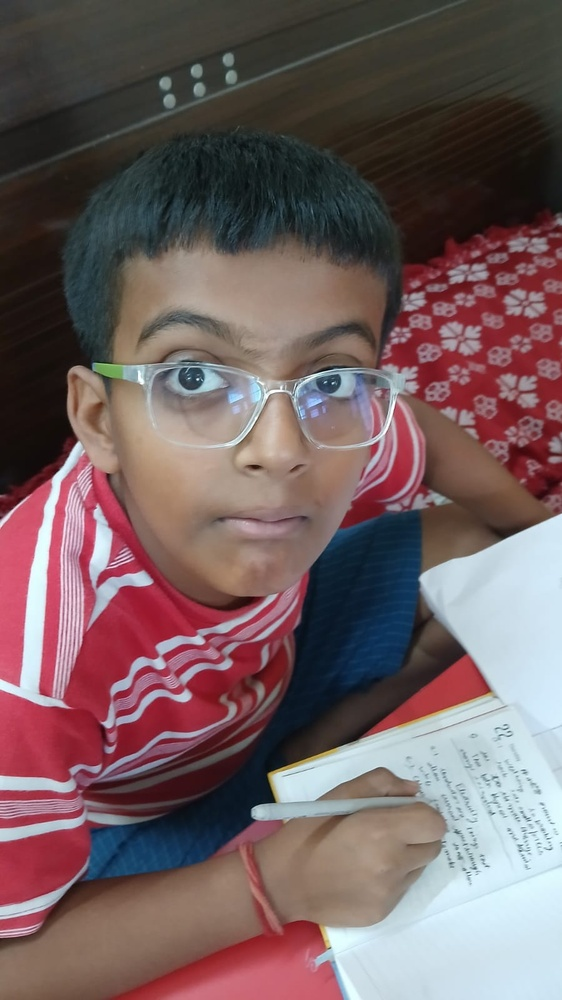
#> input picture known_faces/dev/photo1.jpeg, 562 x 1000 px, shrunk from 900 x 1600 before the run
$ python -i adaptive_processor.py   (imports and definitions only)
#> lines starting #> are read from the running program, lines starting #| are printed output that depends on the picture
#> further down, picture is the input picture: shape (1000, 562, 3); mean B, G, R 96.1, 94.8, 115.1
"""Adaptive Frame Processor — the core research contribution.

Dynamically adjusts frame processing rate based on:
1. Obstacle proximity (from depth map) — closer = process more
2. Scene stability (histogram correlation) — stable = skip more

Key design decisions:
- Uses PREVIOUS frame's depth for current skip decision (no chicken-and-egg)
- Histogram correlation for stability (not hash — robust to noise)
- All metrics are measured, never hardcoded
- Mode-specific strategies (guardian vs reading vs people)

Phase 4 of the research paper implementation.
"""
from __future__ import annotations

import logging
import time
from dataclasses import dataclass, field
from typing import Optional

import cv2
import numpy as np

logger = logging.getLogger(__name__)


@dataclass
class FrameMetrics:
    """Accumulated metrics for paper reporting — all measured, nothing hardcoded."""
    frames_total: int = 0
    frames_processed: int = 0
    skip_values: list = field(default_factory=list)
    proximity_values: list = field(default_factory=list)
    stability_values: list = field(default_factory=list)
    processing_times_ms: list = field(default_factory=list)

    # [6 lines left out: function skip_ratio, not called in this run]

    @property
    def avg_skip(self) -> float:
        return float(np.mean(self.skip_values)) if self.skip_values else 0.0

    @property
    def avg_proximity(self) -> float:
        return float(np.mean(self.proximity_values)) if self.proximity_values else 0.0

    @property
    def avg_stability(self) -> float:
        return float(np.mean(self.stability_values)) if self.stability_values else 0.0

    # [11 lines left out: function summary, not called in this run]


# Mode-specific skip bounds
MODE_CONFIG = {
    "guardian": {
        "min_skip": 2,      # Safety: max 2 frames skipped when obstacle close
        "max_skip": 15,     # Can skip more when safe
        "proximity_threshold": 0.7,  # Above this = "obstacle is close"
    },
    "reading": {
        "min_skip": 4,      # OCR is slow, always skip some
        "max_skip": 20,     # Stable text = skip a lot
        "stability_threshold": 0.8,  # Above this = "text hasn't changed"
    },
    "people": {
        "min_skip": 2,      # Faces appear suddenly
        "max_skip": 8,      # Don't skip too much
    },
}


class AdaptiveFrameProcessor:
    """Context-aware adaptive frame processing for CPU-only deployment.

    Core algorithm:
        For guardian mode:
            if proximity > threshold:
                skip = min_skip  (obstacle close, be careful)
            else:
                skip = min + (max - min) * (1 - proximity)

        For reading mode:
            if stability > threshold:
                skip = max_skip  (text stable, no need to re-OCR)
            else:
                skip = min + (max - min) * stability

    Uses previous frame's depth map to avoid circular dependency.
    Uses histogram correlation for scene stability (robust to noise).
    """

    def __init__(self):
        self._prev_histogram: Optional[np.ndarray] = None
        self._prev_depth_map: Optional[np.ndarray] = None
        self._metrics: dict[str, FrameMetrics] = {}
        self._frame_counters: dict[str, int] = {}
        self._current_skips: dict[str, int] = {}

    # [4 lines left out: function _get_metrics, not called in this run]

    def compute_scene_stability(self, frame: np.ndarray) -> float:
        """Compute scene stability using histogram correlation.

        Returns value in [0, 1]:
            0.0 = scene is changing rapidly
            1.0 = scene is completely stable

        Uses histogram correlation instead of frame hashing because:
        - Robust to sensor noise (hash changes with ANY pixel difference)
        - Fast to compute (O(bins) not O(pixels))
        - Captures structural similarity, not pixel identity
        """
        # Convert to grayscale and compute histogram
        gray = cv2.cvtColor(frame, cv2.COLOR_BGR2GRAY)
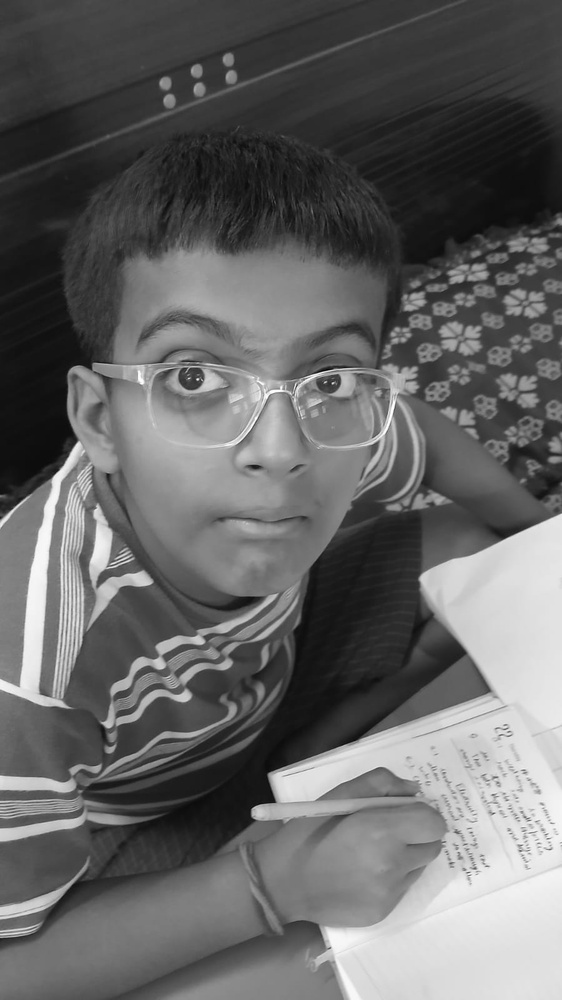
#> gray: shape (1000, 562); min 4, max 255, mean 101
        hist = cv2.calcHist([gray], [0], None, [64], [0, 256])
#> hist = 64 values, max 24634 at index 13, min 0 at index 0, mean 8781.2
        cv2.normalize(hist, hist)

        if self._prev_histogram is None:
            self._prev_histogram = hist
#> self._prev_histogram = 64 values, max 0.289 at index 13, min 0 at index 0, mean 0.103
            return 0.5  # Unknown = assume moderate

        # Correlation: 1.0 = identical, -1.0 = opposite
        correlation = cv2.compareHist(self._prev_histogram, hist, cv2.HISTCMP_CORREL)

        self._prev_histogram = hist

        # Map correlation [-1, 1] to stability [0, 1]
        stability = max(0.0, min(1.0, (correlation + 1.0) / 2.0))

        return stability

    # [27 lines left out: function compute_obstacle_proximity, not called in this run]

    def update_depth(self, depth_map: np.ndarray) -> None:
        """Store current frame's depth map for next frame's skip decision."""
        self._prev_depth_map = depth_map.copy()

    # [93 lines left out: functions compute_skip, should_process, not called in this run]

    def get_metrics(self, mode: str) -> dict:
        """Get accumulated metrics for a mode. All values are COMPUTED."""
        return self._get_metrics(mode).summary()

    def get_all_metrics(self) -> dict:
        """Get metrics for all modes."""
        return {mode: self._get_metrics(mode).summary() for mode in self._metrics}

    # [7 lines left out: function reset_metrics, not called in this run]


__all__ = ["AdaptiveFrameProcessor", "MODE_CONFIG", "FrameMetrics"]

>>> import cv2
>>> picture = cv2.imread('../../known_faces/dev/photo1.jpeg')
>>> result = AdaptiveFrameProcessor().compute_scene_stability(picture)
#> result = 0.5

$ run again, on known_faces/dev/photo3.jpeg
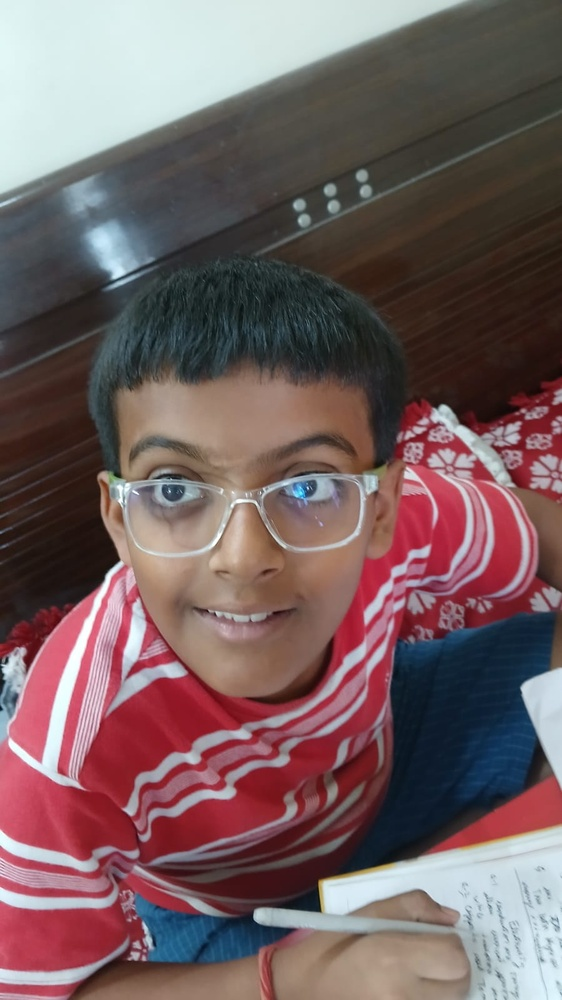
#> input picture known_faces/dev/photo3.jpeg, 562 x 1000 px, shrunk from 900 x 1600 before the run
#> picture is the input picture: shape (1000, 562, 3); mean B, G, R 96.8, 95.4, 117
#> in compute_scene_stability, `gray = cv2.cvtColor(frame, cv2.COLOR_BGR2GRAY)`:
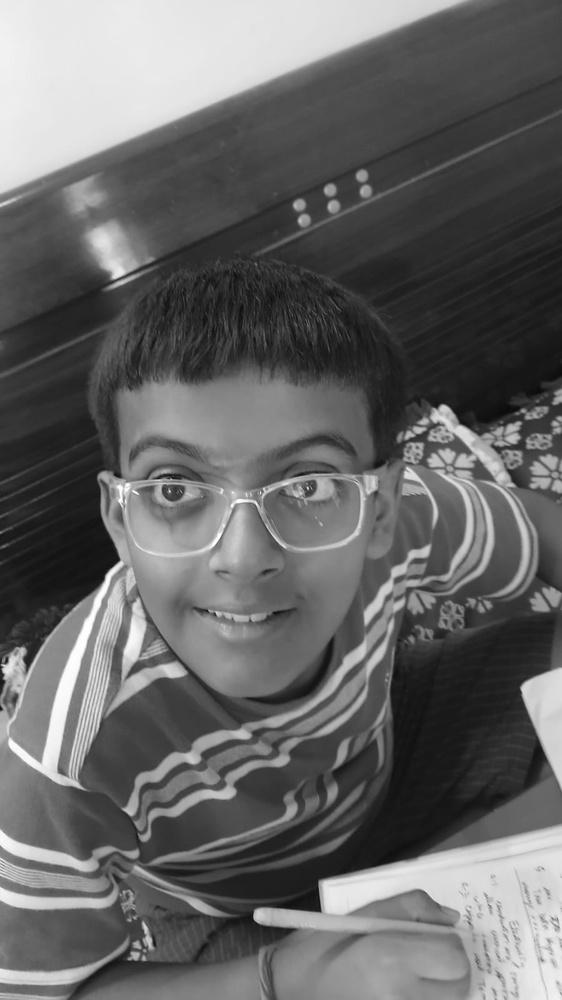
#> gray: shape (1000, 562); min 10, max 255, mean 102
#> hist = 64 values, max 22335 at index 19, min 0 at index 0, mean 8781.2
#> self._prev_histogram = 64 values, max 0.255 at index 19, min 0 at index 0, mean 0.1
#> result = 0.5
